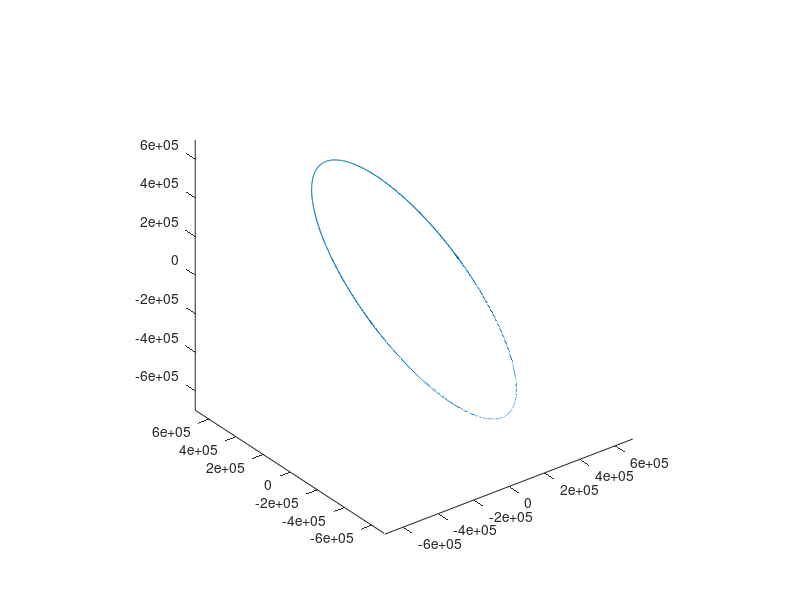

The MATLAB source for this figure:
clear all
close all
clc


%% making a simple loop for calculating the circular trajectory

dt = 0.01;
omega = 1;
r = 700000;
alpha = 0; % alpha is the local angle in the local trajectory axes


% define the rotation matrix (constant)
phi = 0;
theta = pi*0.4;
psi = 0;

Rx = [1 0 0;0 cos(phi) -sin(phi); 0 sin(phi) cos(phi)];
Ry = [cos(theta) 0 sin(theta); 0 1 0; -sin(theta) 0 cos(theta) ];
Rz = [cos(psi) -sin(psi) 0; sin(psi) cos(psi) 0; 0 0 1];

RR = Rx * Ry* Rz;

for i = 1:10000
    
    %calculating the local coorddinates wrt curcular trajectory plane
    x_local = [r*cos(alpha) , r*sin(alpha), 0]';
    
    %obtain the global coordinate of the point on trajectory
    x_global = RR  * x_local;
    
    %update the local angle alpha
    alpha = alpha + omega * dt;
    
    %save the global position
    X(i,:) = x_global';
    
end


figure(1)
plot3(X(:,1),X(:,2),X(:,3));
axis equal

% %% simulation of the target moving on the trajectory
%  figure(2);
% plot3(X(:,1),X(:,2),X(:,3));
% hold on
% fh = plot3(X(1,1),X(1,2),X(1,3),'ro','MarkerSize',8,'MarkerFaceColor','r');
% 
% for i = 1:10000
%    clf(fh)
%    plot3(X(:,1),X(:,2),X(:,3));
%    fh = plot3(X(i,1),X(i,2),X(i,3),'ro','MarkerSize',8,'MarkerFaceColor','r');
%    drawnow;
% end
%    
    
    